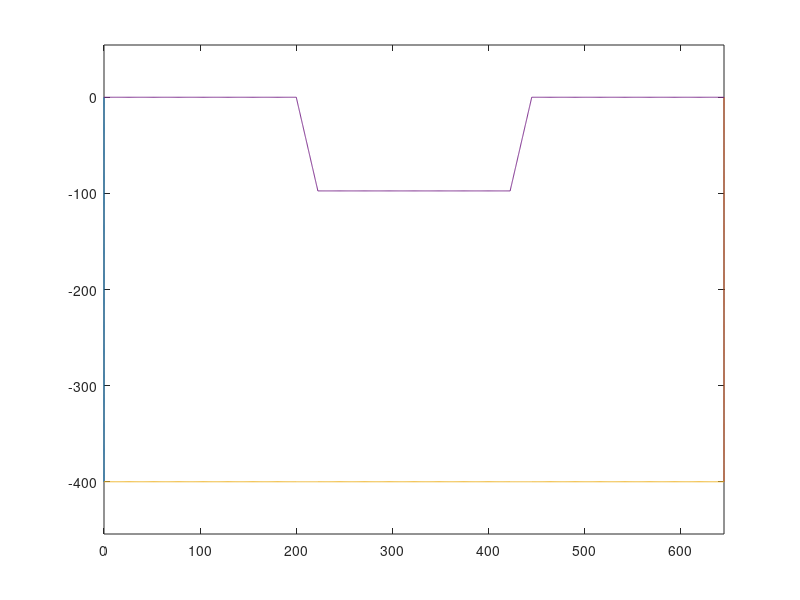

This figure's MATLAB source: (Note: this script raises an error after producing the figure.)
clc;
clear all;
close all;

% p1        p2        p5            p6
% ...........         ...............
%           .         .
%           .         .
%           ...........    
%           p3        p4

flag_printf = 1;


p1 = 1;
p2 = 201;
p3 = 301;
p4 = 501;
p5 = 601;
p6 = 801;

dh = 1;
origin_x = 0;
origin_z = 0;

nx = 801;
nz = 401;
bz1 = zeros(nx,2);
bz2 = zeros(nx,2);
bx1 = zeros(nz,2);
bx2 = zeros(nz,2);
% NOTE: x direction tight
% so coord x incremental with x
for i=p1:p2
    bz2(i,1) = origin_x + (i-1)*dh;
    bz2(i,2) = origin_z;
end
for i=p2+1:p3
    bz2(i,1) = origin_x + bz2(p2,1) + cos(0.5*pi*77/90)*(i-p2)*dh;
    bz2(i,2) = origin_z + bz2(p2,2) - sin(0.5*pi*77/90)*(i-p2)*dh;
end
for i=p3+1:p4
    bz2(i,1) = origin_x + bz2(p3,1) + (i-p3)*dh;
    bz2(i,2) = origin_z + bz2(p3,2);
end
for i=p4+1:p6
    bz2(i,1) = origin_x + bz2(p4,1) + cos(0.5*pi*77/90)*(i-p4)*dh;
    bz2(i,2) = origin_z + bz2(p4,2) + sin(0.5*pi*77/90)*(i-p4)*dh;
end
for i=p5+1:p6
    bz2(i,1) = origin_x + bz2(p5,1) + (i-p5)*dh;
    bz2(i,2) = origin_z + bz2(p5,2);
end

for i=1:801
  bz1(i,1) = bz2(i,1);
  bz1(i,2) = origin_z - (nz-1)*dh;
end


dz1 = (bz2(1,2)-bz1(1,2))/(nz-1);
dz2 = (bz2(nx,2)-bz1(nx,2))/(nz-1);

for k=1:nz
    bx1(k,1) = bz1(1,1);
    bx1(k,2) = bz1(1,2) + (k-1)*dz1;

    bx2(k,1) = bz1(nx,1);
    bx2(k,2) = bz1(nx,2) + (k-1)*dz2;
end


% bz(:,2) = smooth(bz(:,2),20);
% bz(:,1) = smooth(bz(:,1),20);

if flag_printf
    figure(1)   
    plot(bx1(:,1),bx1(:,2));
    hold on;
    plot(bx2(:,1),bx2(:,2));
    plot(bz1(:,1),bz1(:,2));
    plot(bz2(:,1),bz2(:,2));
    axis equal tight;
end
% creat data file
export_bdry;
